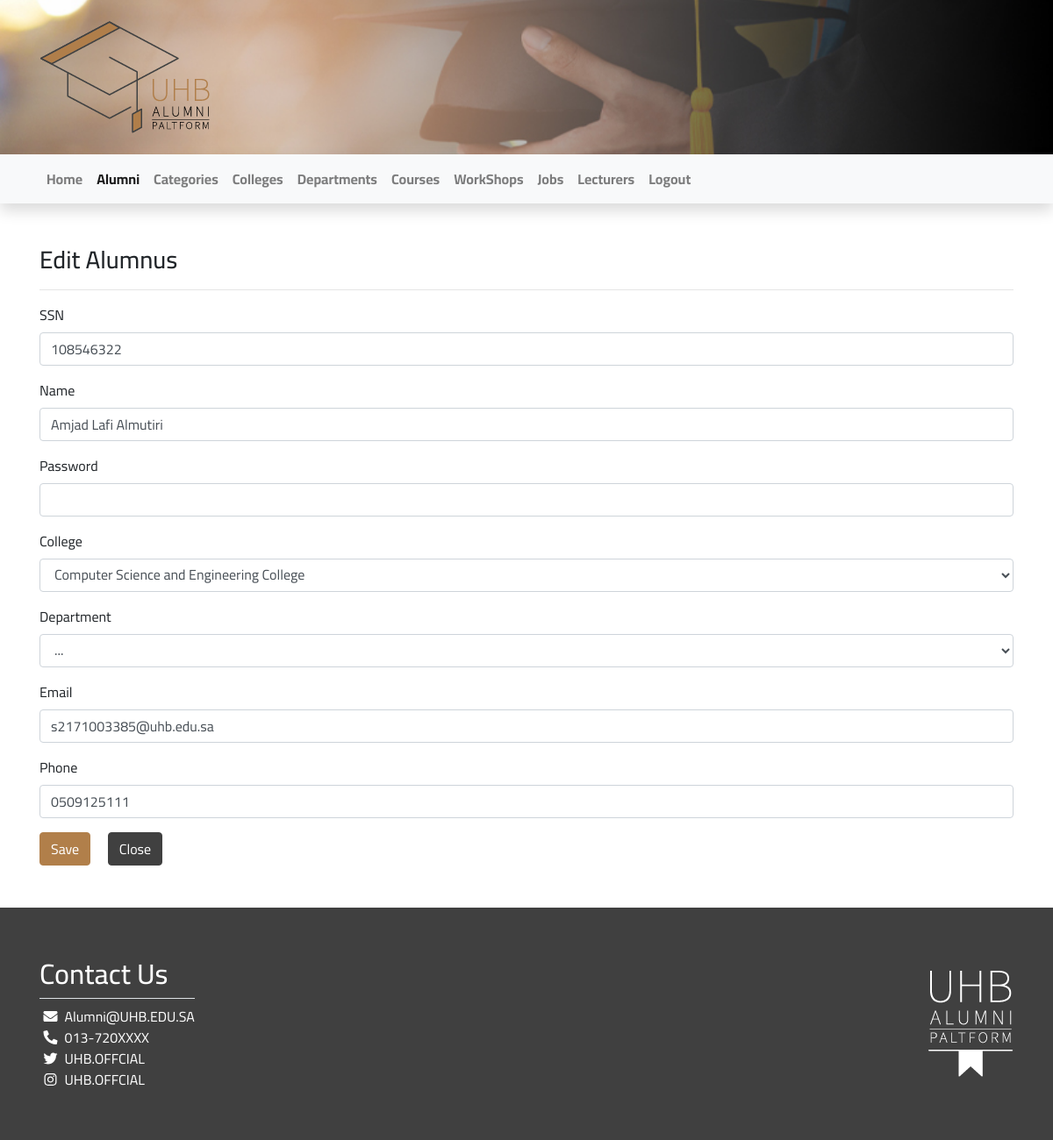
Page /Code/views/alumni/edit.php?id=2 (signed in) on the committed database.
### tables this page shows
CREATE TABLE `alumni` (
  `id` int(11) NOT NULL,
  `SSN` varchar(255) NOT NULL,
  `alu_name` varchar(255) NOT NULL,
  `email` varchar(255) NOT NULL,
  `password` varchar(255) NOT NULL,
  `salt` varchar(10) NOT NULL,
  `phone` varchar(25) NOT NULL,
  `department_id` int(11) NOT NULL
);

CREATE TABLE `colleges` (
  `id` int(11) NOT NULL,
  `colg_name` varchar(255) NOT NULL
);

### Code/views/alumni/edit.php (the view, shortened to what this page needs)
<?php
require_once"../../init/init.php";
$stmt = $con->prepare("SELECT * FROM colleges");
$stmt->execute();
$colleges = $stmt->fetchAll();
if ( isset( $_GET['id'] ) ) {
	$stmt = $con->prepare("SELECT * FROM alumni WHERE id = ? LIMIT 1");
	$stmt->execute([$_GET['id']]);
	$alumnus = $stmt->fetch();
	$college_id = getCollegeId( $alumnus['id'], "alumni" );
} else {
	$_SESSION['msg'][] = "Error in the URL, You Must Pass the ID";
}
		?>
<div class="container py-5">
	<h3>Edit Alumnus</h3>
	<hr />
	<form action="<?= $_SERVER['REQUEST_URI'] ?>" method="post" enctype="multipart/form-data">
		<div class="form-group">
			<label for="ssn">SSN</label>
			<input type="text" class="form-control" id="ssn" name="ssn" value="<?= $alumnus['SSN'] ?>" required>
		</div>
		<div class="form-group">
			<label for="name">Name</label>
			<input type="text" class="form-control" id="name" name="name" value="<?= $alumnus['alu_name'] ?>" required>
		</div>
		<div class="form-group">
			<label for="password">Password</label>
			<input type="password" class="form-control" id="password" name="password">
		</div>
		<div class="form-group">
			<label for="college">College</label>
			<select class="form-control" id="college">
				<?php foreach ($colleges as $college): ?>
					<option
						value="<?= $college['id'] ?>"
						<?php if( $college['id'] == $college_id ) echo "selected"; ?>
					>
						<?= $college['colg_name'] ?>
					</option>
				<?php endforeach; ?>
			</select>
		</div>
		<div class="form-group">
			<label for="department">Department</label>
			<select class="form-control" id="department" name="department">
				<option value="0">...</option>
			</select>
		</div>
		<div class="form-group">
			<label for="email">Email</label>
			<input type="email" class="form-control" id="email" name="email" value="<?= $alumnus['email'] ?>" required>
		</div>
		<div class="form-group">
			<label for="phone">Phone</label>
			<input type="text" class="form-control" id="phone" name="phone" value="<?= $alumnus['phone'] ?>" required>
		</div>
		<button type="submit" class="btn btn-primary">Save</button>
		<a href="<?= route("lecturers") ?>" class="btn btn-secondary ml-3">Close</a>
	</form>
</div>
<?php require_once"../includes/footer.php"; ?>

### Code/assets/css/style.css (style rules this page uses)
body { background-repeat: no-repeat; background-size: cover; font-family: 'Cairo'; background-attachment: fixed; background-position: center; }

### rows in the picture
alumni: ssn "108546322", name "Amjad Lafi Almutiri", id+department "Computer Science and Engineering College", email "s2171003385@uhb.edu.sa", phone "0509125111"
